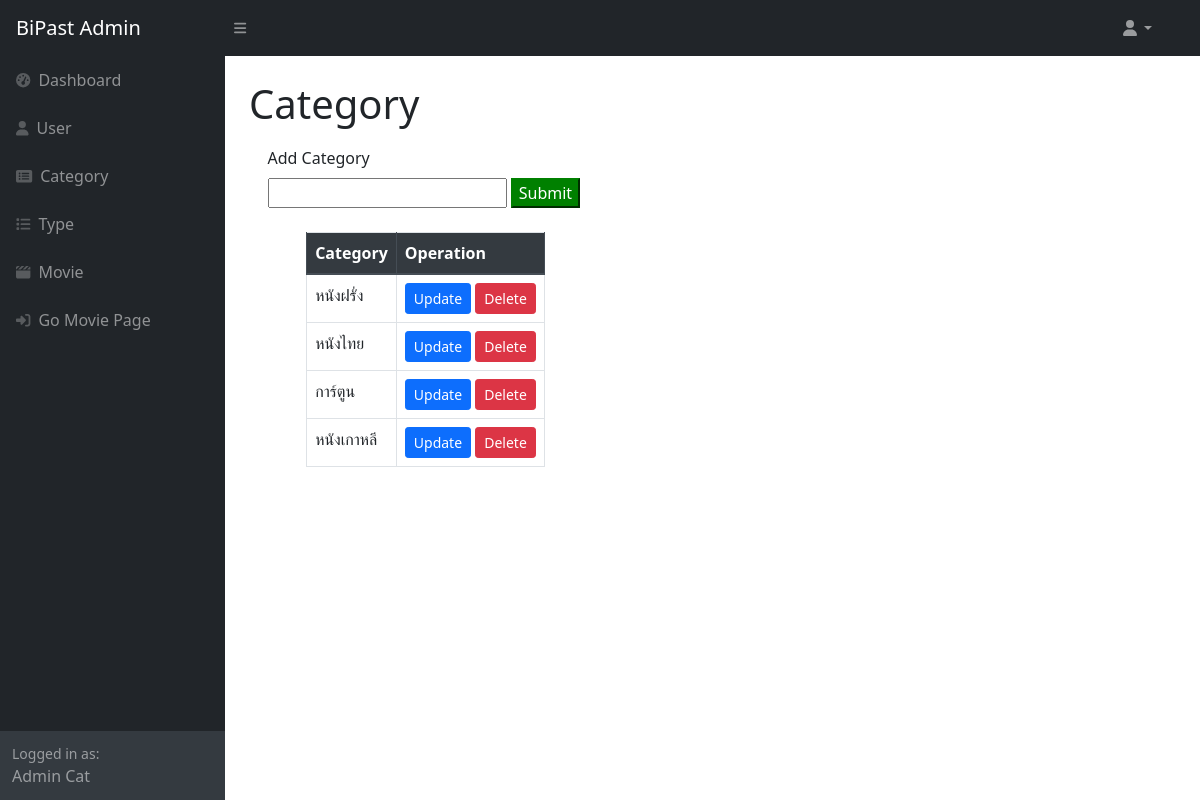
The page /adminpage2.php (signed in) on the database its author committed.
### tables this page shows
CREATE TABLE `category` (
  `id_category` int(5) NOT NULL,
  `name_category` varchar(50) NOT NULL
);

### adminpage2.php (the view, shortened to what this page needs)
<?php
    include('connection.php');
?>
<!DOCTYPE html>
<html lang="en">
    <head>
        <link rel="stylesheet" href="https://cdn.jsdelivr.net/npm/bootstrap@4.3.1/dist/css/bootstrap.min.css">
        <link href="https://cdn.jsdelivr.net/npm/simple-datatables@latest/dist/style.css" rel="stylesheet" />
        <link href="admincss/styles.css" rel="stylesheet" />
        <link rel="stylesheet" href="https://cdn.datatables.net/1.11.5/css/dataTables.bootstrap5.min.css">
    </head>
    <body class="sb-nav-fixed">
        <nav class="sb-topnav navbar navbar-expand navbar-dark bg-dark">
            <a class="navbar-brand ps-3" href="adminpage.php">BiPast Admin</a>
            <button class="btn btn-link btn-sm order-1 order-lg-0 me-4 me-lg-0" id="sidebarToggle" href="#!"><i class="fas fa-bars"></i></button>
            <ul class="navbar-nav ms-auto ms-md-0 me-3 me-lg-4">
                <li class="nav-item dropdown">
                    <a class="nav-link dropdown-toggle" id="navbarDropdown" href="#" role="button" data-bs-toggle="dropdown" aria-expanded="false"><i class="fas fa-user fa-fw"></i></a>
                </li>
            </ul>
        </nav>
        <div id="layoutSidenav">
            <div id="layoutSidenav_nav">
                <nav class="sb-sidenav accordion sb-sidenav-dark" id="sidenavAccordion">
                    <div class="sb-sidenav-menu">
                        <div class="nav">
                            <a class="nav-link" href="adminpage.php">
                                <div class="sb-nav-link-icon"><i class="fas fa-tachometer-alt"></i></div>
                                Dashboard
                            </a>
                            <a class="nav-link collapsed" href="adminpage1.php">
                                <div class="sb-nav-link-icon"><i class="fas fa-user"></i></div>
                                User
                            </a>
                            <a class="nav-link collapsed" href="adminpage2.php">
                                <div class="sb-nav-link-icon"><i class="fas fa-rectangle-list"></i></div>
                                Category
                            </a>
                            <a class="nav-link" href="adminpage3.php">
                                <div class="sb-nav-link-icon"><i class="fas fa-list"></i></div>
                                Type
                            </a>
                            <a class="nav-link" href="adminpage4.php">
                                <div class="sb-nav-link-icon"><i class="fa-solid fa-clapperboard"></i></div>
                                Movie
                            </a>
                            <a class="nav-link" href="userpage.php">
                                <div class="sb-nav-link-icon"><i class="fa-solid fa-right-to-bracket"></i></div>
                                Go Movie Page
                            </a>
                        </div>
                    </div>
                    <div class="sb-sidenav-footer">
                        <div class="small">Logged in as:</div>
                        Admin <?php echo $_SESSION['user']?>
                    </div>
                </nav>
            </div>
            <div id="layoutSidenav_content">
                <main>
                    <div class="container-fluid px-4">
                        <h1 class="mt-4">Category</h1>
                        <form action="<?php echo $_SERVER['PHP_SELF']; ?>" method="POST" style="padding-top:10px;margin-left:2%;">
                            <label for="textcategory">Add Category</label>
                            <br>
                            <input type="text" id="category" name="category" style="">
                            <input type="submit" value="Submit" name="submit" style="color:white;background-color:green;border-color:green;">
                        </form>
                        <div class="container">
                            <br>
                            <table style="margin-left:5%;" id="" class="table table-bordered w-auto">
                                <thead class="thead-dark">
                                    <tr>
                                    <th   scope="col">Category</th>
                                    <th   scope="col">Operation</th>
                                    </tr>
                                </thead>
                                <tbody>
                                    <?php
                                        $result=mysqli_query($conn,"SELECT * FROM category ORDER BY id_category ASC");
                                        if($result){
                                            while($row=mysqli_fetch_assoc($result)){
                                                $id_category=$row['id_category'];
                                                $category=$row['name_category'];
                                                echo '<tr>
                                                <td>'.$category.'</td>
                                                <td>
                                                <a href="#"><button class="btn btn-primary btn-sm updatebtn" type="submit" id="'.$id_category.'" >Update</button></a>
                                                <a href="deletecategorydb.php?id='.$id_category.'" onclick="return checkDelete()"><button class="btn btn-danger btn-sm" type="submit">Delete</button></a>
                                                </td>
                                                </tr>';
                                            }
                                        }
                                    ?>
                                </tbody>
                                </table>
                        </div>
                    </div>
            </div>
        </div>
    </body>
</html>

### rows shown on the page
category: name_category "หนังฝรั่ง"
category: name_category "หนังไทย"
category: name_category "การ์ตูน"
category: name_category "หนังเกาหลี"

### other values the page prints
$_SESSION['user'] "Cat"
